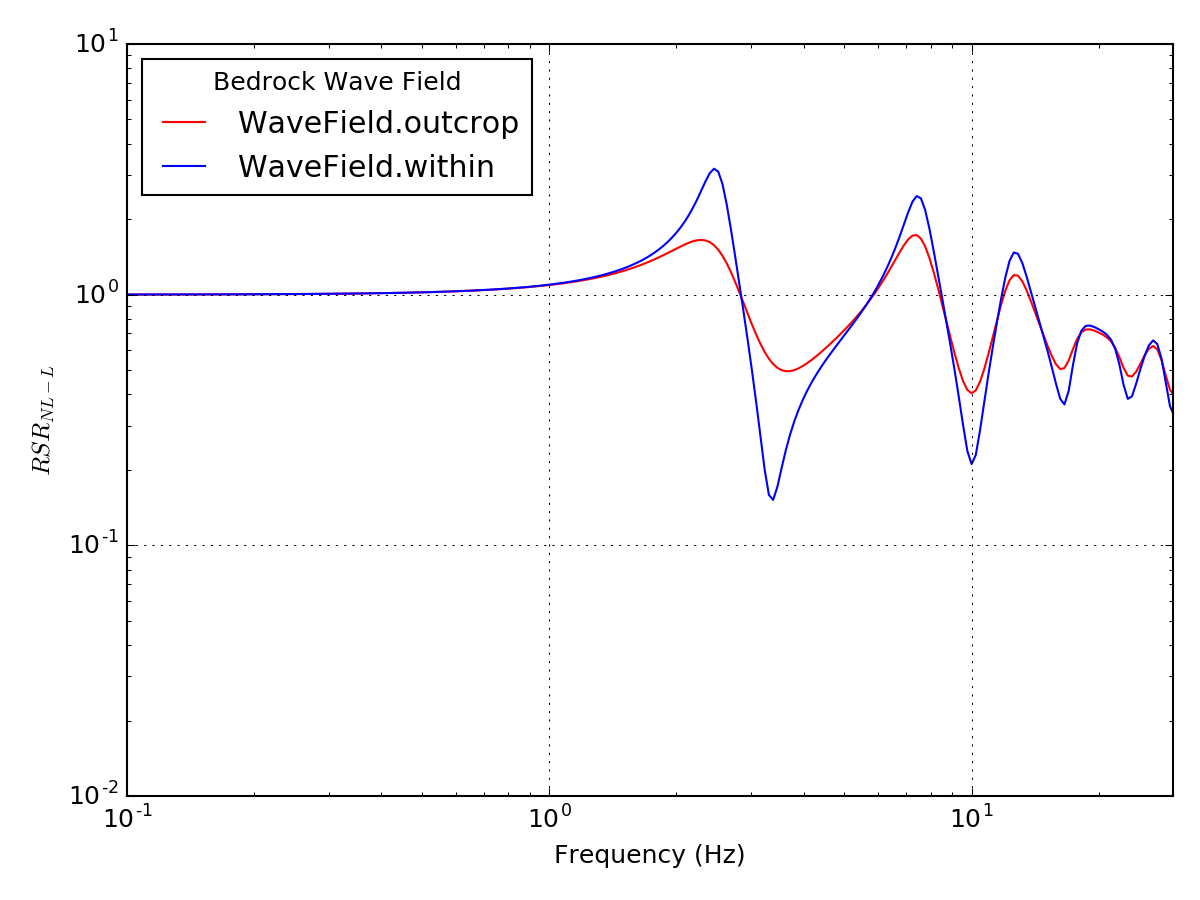

Python code for this plot:
"""Compute transfer functions for within and outcrop conditions."""

import sys

import collections
import numpy as np
import matplotlib.pyplot as plt

sys.path.append('..')
sys.path.append('../../pyrvt')
import pysra

__author__ = 'albert'

GRAVITY = 9.81

motion = pysra.base.motion.Motion(np.logspace(-1, 2, 301))

profiles = [
    # Initial
    pysra.base.site.Profile([
        pysra.base.site.Layer(
            pysra.base.site.SoilType(
                'Soil', 18., GRAVITY, None, 0.05
            ),
            30, 400
        ),
        pysra.base.site.Layer(
            pysra.base.site.SoilType(
                'Rock', 24., GRAVITY, None, 0.01
            ),
            0, 1200
        ),
    ]),
    # Reduced properties
    pysra.base.site.Profile([
        pysra.base.site.Layer(
            pysra.base.site.SoilType(
                'Soil', 18., GRAVITY, None, 0.08
            ),
            30, 300
        ),
        pysra.base.site.Layer(
            pysra.base.site.SoilType(
                'Rock', 24., GRAVITY, None, 0.01
            ),
            0, 1200
        ),
    ])
]

wave_fields = ['outcrop', 'within']

calc = pysra.base.propagation.LinearElasticCalculator()

rsrs = collections.OrderedDict()
for wave_field in wave_fields:
    trans_funcs = []
    for p in profiles:
        calc.calc_waves(motion, p.data)
        surface = p.location(0, 'outcrop')
        bedrock = p.location(p[0].thickness, wave_field)
        trans_funcs.append(
            calc.calc_accel_tf(bedrock, surface)
        )

    rsrs[wave_field] = np.abs(trans_funcs[1]) / np.abs(trans_funcs[0])

fig, ax = plt.subplots()

for (label, rsr), color in zip(rsrs.items(), ['red', 'blue']):
    ax.plot(motion.freqs, rsr, '-', color=color, label=label)

ax.set_xlabel('Frequency (Hz)')
ax.set_xscale('log')
ax.set_xlim(0.1, 30)

ax.set_ylabel('$RSR_{NL-L}$')
ax.set_yscale('log')

ax.grid()

ax.legend(loc='upper left', title='Bedrock Wave Field')

fig.tight_layout()

fig.savefig('example01')
